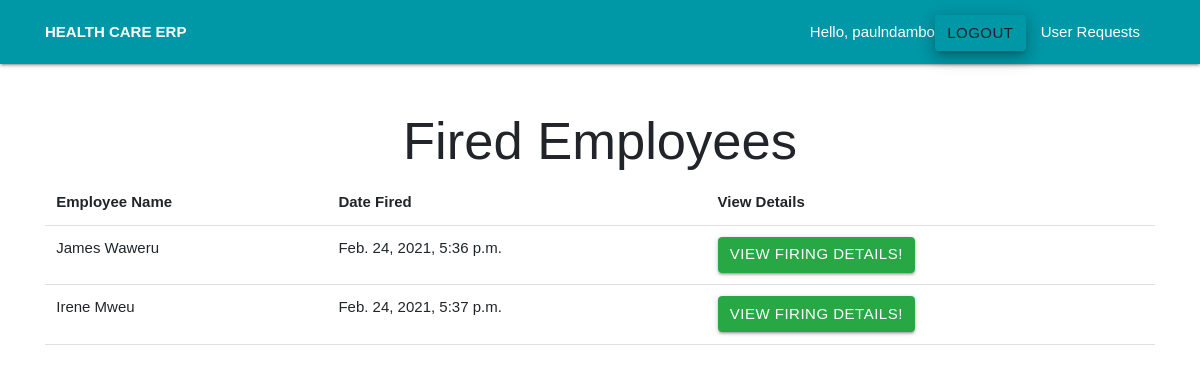
Page /HumanResource/fired_employees/ (signed in) on the committed database.
### HumanResource/models.py (models this page shows, shortened)
class FiredEmployee(models.Model):
    employee_name = models.CharField(max_length=200)
    employment_date = models.DateTimeField()
    position_worked = models.CharField(max_length=200)
    firing_date = models.DateTimeField(default=timezone.now)
    firing_reason = models.TextField()
    employee_comment = models.TextField()
    class Meta:
        verbose_name = ("Fired Employee")
        verbose_name_plural = ("Fired Employees")

### HumanResource/views.py (the view)
# urls.py: path("fired_employees/", views.FiredEmployeeList.as_view(), name="fired_employees"),
class FiredEmployeeList(generic.ListView):
    queryset = FiredEmployee.objects.all()
    template_name = "hr/fired_employees.html"

### HumanResource/templates/hr/fired_employees.html
{% extends "base_layout.html" %}
{% block heading %}
    <h3 class="display-4 text-center">Fired Employees</h3>
{% endblock heading %}
 {% block content %}
 <table class="table table-borderless">
     <thead class="border-bottom font-weight-bold">
         <tr>
             <td>Employee Name</td>
             <td>Date Fired</td>
             <td>View Details</td>
         </tr>
     </thead>
     <tbody>
         {% for fired_employee in firedemployee_list %}
            <tr>
                <td>{{ fired_employee.employee_name }}</td>
                <td>{{ fired_employee.firing_date }}</td>
                <td><a href="{% url 'fired_employees_details' fired_employee.id %}" class="btn btn-success">View Firing Details!</a></td>
               </tr>
         {% endfor %}
     </tbody>
 </table>
{% endblock %}

### templates/base_layout.html (shortened to what this page needs)
{% load static from static %}
<!DOCTYPE html>
<html>
<head>
    <link rel="stylesheet" href="https://cdnjs.cloudflare.com/ajax/libs/materialize/1.0.0/css/materialize.min.css">
    <link rel="stylesheet" href="{% static 'css/styles.css' %}">
    <link rel="stylesheet" href="{% static 'css/materialize.min.css' %}">
    <link rel="stylesheet" href="{% static 'css/bootstrap/bootstrap.css' %}">
    <link rel="stylesheet" href="{% static 'css/bootstrap/bootstrap.min.css' %}">
    <link rel="stylesheet" href="{% static 'css/bootstrap/bootstrap-grid.css' %}">
    <link rel="stylesheet" href="{% static 'css/bootstrap/bootstrap-reboot.css' %}">
    <link rel="stylesheet" href="{% static 'css/font-awesome/font-awesome.css' %}">
    <link rel="stylesheet" href="{% static 'css/font-awesome/brand.css' %}">
    <link rel="stylesheet" href="{% static 'css/font-awesome/solid.css' %}">
    <link rel="stylesheet" href="{% static 'css/custom/auth.css' %}">
</head>
<body>
    <header class="wrapper">
        <nav class="cyan darken-2">
            <div class="nav-wrapper container">
                <a href="/"> <b>HEALTH CARE ERP</b></a>
                <ul id="nav-mobile" class="right">
                    {% if user.is_authenticated %}
                    <li>Hello, {{ request.user.username }} </li>
                    <li>
                        <form class="logout-link" action="{% url 'accounts:logout' %}" method="post">
                            <button class="btn z-depth-3" type="submit">Logout</button>
                        </form>
                    </li>
                    {% if user.is_superuser %}
                    <li><a href="{% url 'accounts:requests' %}">User Requests</a></li>
                    {% endif %}
                    {% else %}
                    <li><a href="{% url 'accounts:login' %}">Login</a></li>
                    <li><a href="{% url 'accounts:signup' %}">Signup</a></li>
                    {% endif %}
                </ul>
            </div>
        </nav>
    </header>
    <div class="wrapper container mt-5">
        {% block heading %}
        {% endblock heading %}
        {% block content %}
        {% endblock %}
    </div>
</body>
</html>

### static/css/custom/auth.css (style rules this page uses)
* { margin: 0; padding: 0; font-family: sans-serif; }

### rows in the picture
FiredEmployee: employee_name "James Waweru", firing_date "Feb. 24, 2021, 5:36 p.m."
FiredEmployee: employee_name "Irene Mweu", firing_date "Feb. 24, 2021, 5:37 p.m."

### other values in the picture
{{ request.user.username }} "paulndambo"
